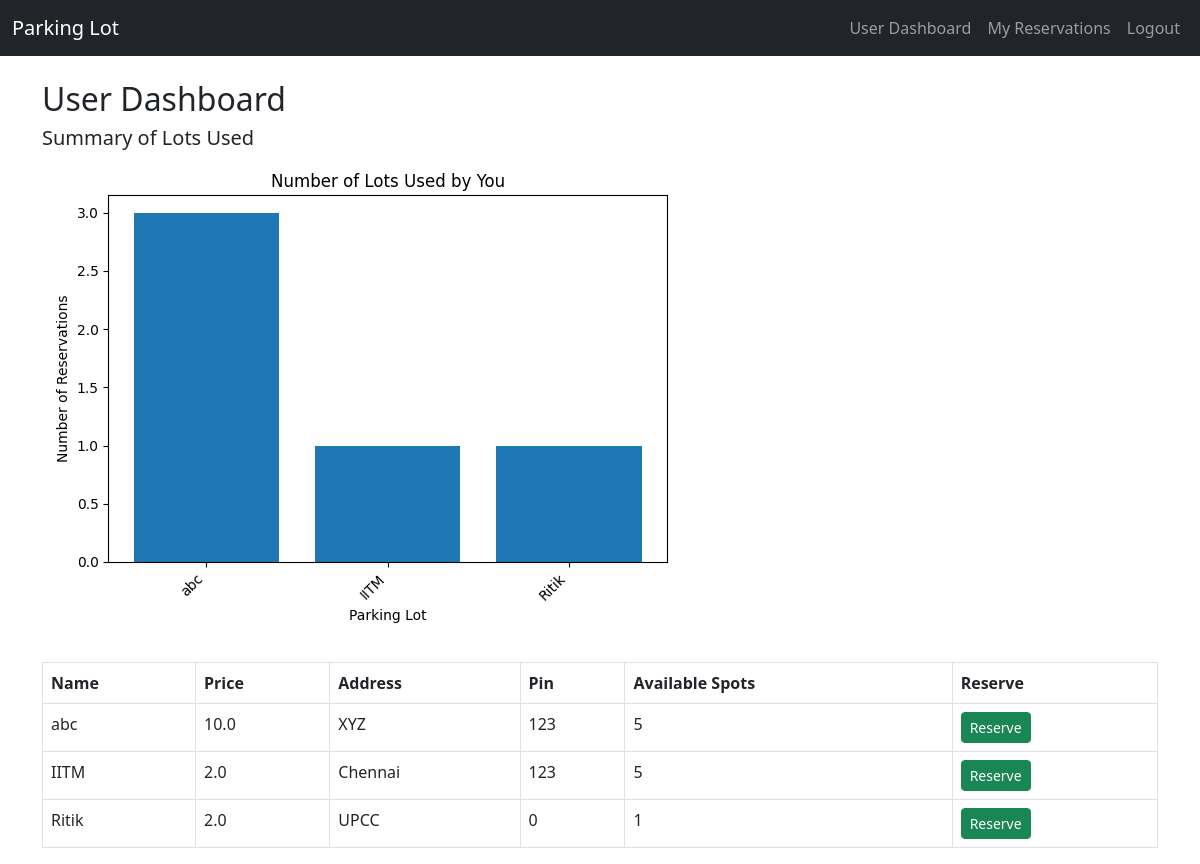
/user (signed in), run on the app's committed database.
### models.py (models this page shows)
class ParkingLot(db.Model):
    id = db.Column(db.Integer, primary_key=True)
    prime_location_name = db.Column(db.String(120), nullable=False)
    price = db.Column(db.Float, nullable=False)
    address = db.Column(db.String(200), nullable=False)
    pin_code = db.Column(db.Integer, nullable=False)
    maximum_number_of_spots = db.Column(db.Integer, nullable=False)
    spots = db.relationship('ParkingSpot', backref='lot', lazy=True)

### app.py (the view)
@app.route('/user')
def user_dashboard():
    if session.get('role') != 'user':
        return redirect(url_for('login'))
    lots = ParkingLot.query.all()
    user_id = session['user_id']
    reservations = Reservation.query.filter_by(user_id=user_id).all()
    lot_counts = {}
    for r in reservations:
        lot_name = r.spot.lot.prime_location_name
        lot_counts[lot_name] = lot_counts.get(lot_name, 0) + 1
    chart_url = None
    if lot_counts:
        fig, ax = plt.subplots()
        ax.bar(lot_counts.keys(), lot_counts.values())
        ax.set_xlabel('Parking Lot')
        ax.set_ylabel('Number of Reservations')
        ax.set_title('Number of Lots Used by You')
        plt.xticks(rotation=45, ha='right')
        buf = io.BytesIO()
        plt.tight_layout()
        plt.savefig(buf, format='png')
        buf.seek(0)
        chart_url = base64.b64encode(buf.getvalue()).decode('utf8')
        plt.close(fig)
    return render_template('user_dashboard.html', lots=lots, chart_url=chart_url)

### templates/user_dashboard.html (shortened to what this page needs)
{% extends 'base.html' %}
{% block content %}
<h2>User Dashboard</h2>
{% if chart_url %}
<div class="mb-4">
  <h5>Summary of Lots Used</h5>
  <img class="img-fluid" alt="Lots Used Chart"/>
</div>
{% endif %}
<table class="table table-bordered">
  <thead><tr><th>Name</th><th>Price</th><th>Address</th><th>Pin</th><th>Available Spots</th><th>Reserve</th></tr></thead>
  <tbody>
    {% for lot in lots %}
    <tr>
      <td>{{ lot.prime_location_name }}</td>
      <td>{{ lot.price }}</td>
      <td>{{ lot.address }}</td>
      <td>{{ lot.pin_code }}</td>
      <td>{{ lot.spots|selectattr('status', 'equalto', 'A')|list|length }}</td>
      <td>
        {% if lot.spots|selectattr('status', 'equalto', 'A')|list|length > 0 %}
        <a href="/reserve/{{ lot.id }}" class="btn btn-sm btn-success">Reserve</a>
        {% else %}
        <span class="text-danger">Full</span>
        {% endif %}
      </td>
    </tr>
    {% endfor %}
  </tbody>
</table>
{% endblock %}

### data on the page
ParkingLot: prime_location_name "abc", price "10.0", address "XYZ", pin_code "123", spots|selectattr "5"
ParkingLot: prime_location_name "IITM", price "2.0", address "Chennai", pin_code "123", spots|selectattr "5"
ParkingLot: prime_location_name "Ritik", price "2.0", address "UPCC", pin_code "0", spots|selectattr "1"
